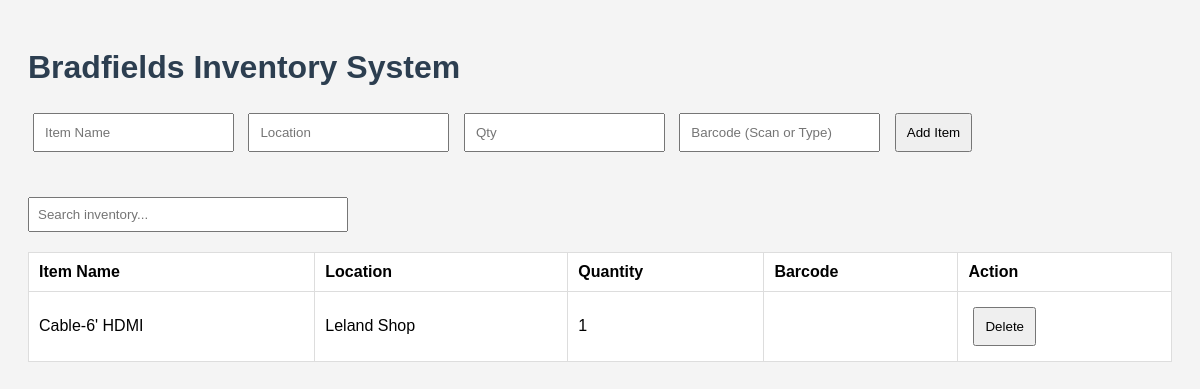
The page / on the database its author committed.
### tables this page shows
CREATE TABLE inventory (
                        id INTEGER PRIMARY KEY AUTOINCREMENT,
                        item_name TEXT NOT NULL,
                        location TEXT NOT NULL,
                        quantity INTEGER NOT NULL DEFAULT 0
                    , barcode TEXT);

### app.py (the view)
@app.route('/')
def index():
    conn = sqlite3.connect('inventory.db')
    c = conn.cursor()
    c.execute("SELECT * FROM inventory")
    items = c.fetchall()
    conn.close()
    return render_template('index.html', items=items)

### templates/index.html (shortened to what this page needs)
<!DOCTYPE html>
<html lang="en">
<head>
    <link rel="stylesheet" href="/static/style.css">
</head>
<body>
    <h1>Bradfields Inventory System</h1>
    <form action="/add" method="post">
        <input type="text" name="item_name" placeholder="Item Name" required>
        <input type="text" name="location" placeholder="Location" required>
        <input type="number" name="quantity" placeholder="Qty" required min="1">
        <input type="text" name="barcode" placeholder="Barcode (Scan or Type)" required>
        <button type="submit">Add Item</button>
    </form>
    <input type="text" id="searchInput" placeholder="Search inventory..." onkeyup="filterTable()" style="margin: 20px 0; padding: 8px; width: 300px;">
    <table id="inventoryTable">
        <thead>
            <tr>
                <th>Item Name</th>
                <th>Location</th>
                <th>Quantity</th>
                <th>Barcode</th>
                <th>Action</th>
            </tr>
        </thead>
        <tbody>
            {% for item in items %}
            <tr>
                <td>{{ item[1] }}</td>
                <td>{{ item[2] }}</td>
                <td>{{ item[3] }}</td>
                <td>{{ item[4] or '' }}</td>
                <td>
                    <form action="/delete/{{ item[0] }}" method="post" style="display:inline;">
                        <button type="submit">Delete</button>
                    </form>
                </td>
            </tr>
            {% endfor %}
        </tbody>
    </table>
</body>
</html>

### static/style.css (style rules this page uses)
body { font-family: Arial, sans-serif; padding: 20px; background-color: #f4f4f4; }
h1 { color: #2c3e50; }
form { margin-bottom: 20px; }
input, button { padding: 10px; margin: 5px; }
table { width: 100%; border-collapse: collapse; background-color: white; }
th, td { padding: 10px; border: 1px solid #ddd; text-align: left; }

### rows shown on the page
inventory: item_name "Cable-6' HDMI", location "Leland Shop", quantity "1"
